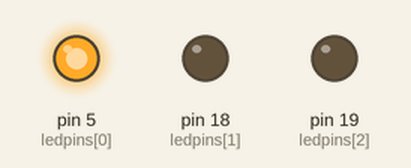
This sketch was run on a simulated Arduino Uno, built with avr-gcc and run on an emulated ATmega328P. Parts: output pins drawn as LEDs (lit = HIGH).

Above: at 0.2 s.
At 1.2 s:
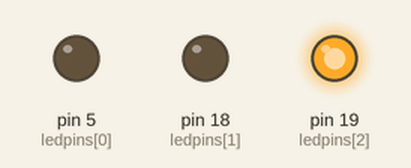
At 3.7 s:
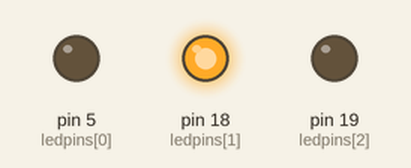
Timing chart, 0 to 4.6 s (numbered marks = the images above):
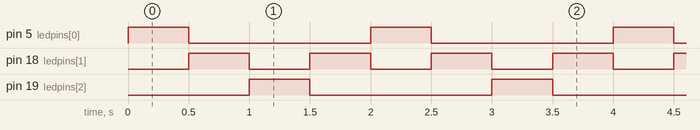

The sketch:

running_led.ino
```cpp
const int ledpins[] = {5,18,19};
const int numled = 3;

void setup() {
  // put your setup code here, to run once:
  for(int i = 0; i < numled; i++){
    pinMode(ledpins[i], OUTPUT);
  }
}

void loop() {
  for(int a = 0; a<1; a++){
  for(int i = 0; i < numled; i++){
    for(int j = 0; j < numled; j++){
      digitalWrite(ledpins[j],LOW);
    }
    digitalWrite(ledpins[i],HIGH);
    delay(500);
  }
  digitalWrite(ledpins[2],LOW);
  digitalWrite(ledpins[1],HIGH);
  delay(500);
  }

  }
```

Measured:
- by itself, pin 5 (ledpins[0]), pin 19 (ledpins[2]): alternates HIGH for 0.50 s and LOW for 1.5 s
- by itself, pin 18 (ledpins[1]): alternates HIGH for 0.50 s and LOW for 0.50 s
- by itself, everything shown: repeats every 2.0 s, in 4 steps
